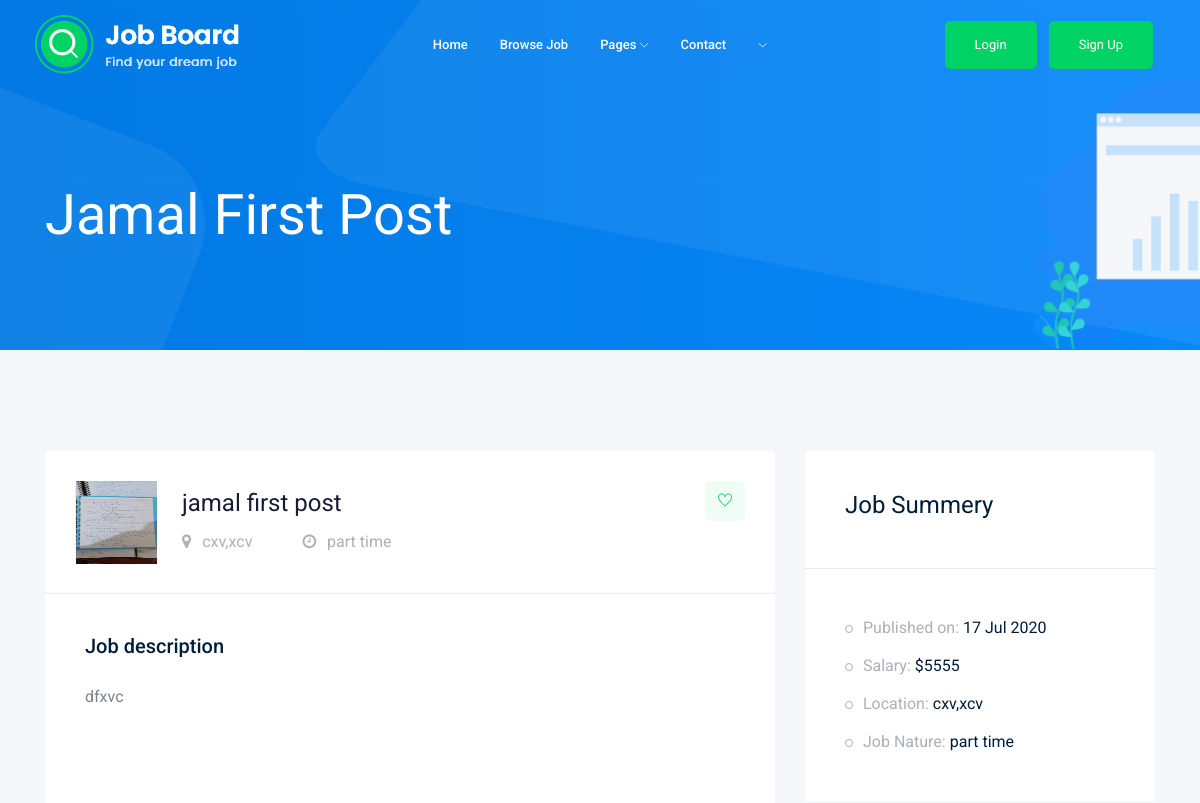
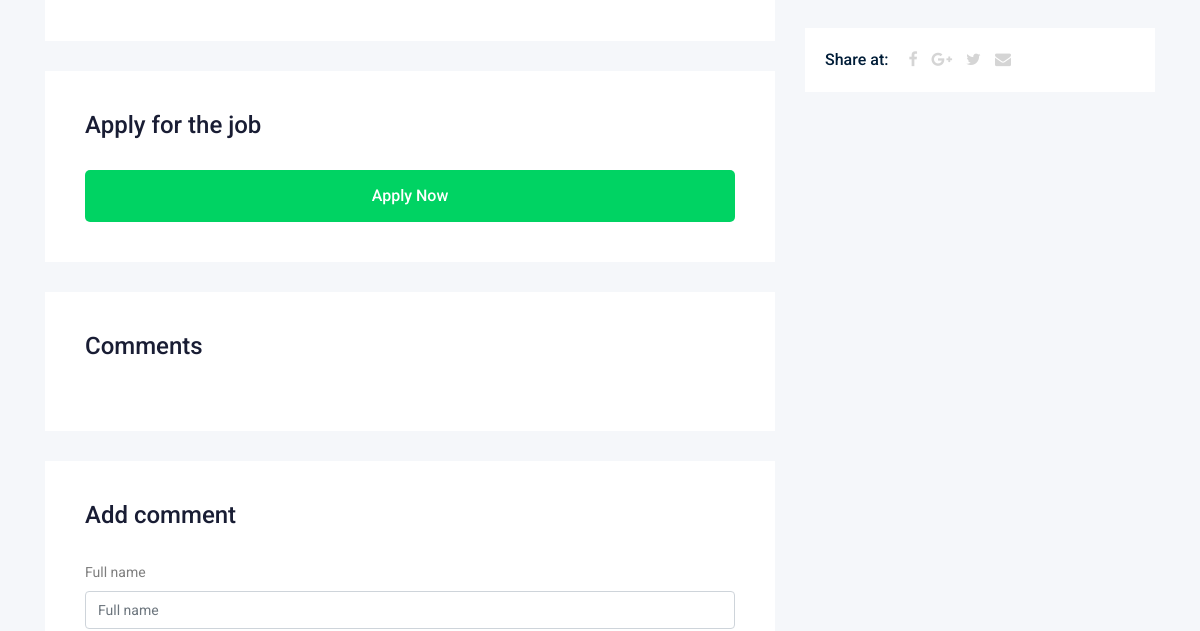
/1 (upper part), run on an earlier commit of the app's database (2 pictures, top to bottom).
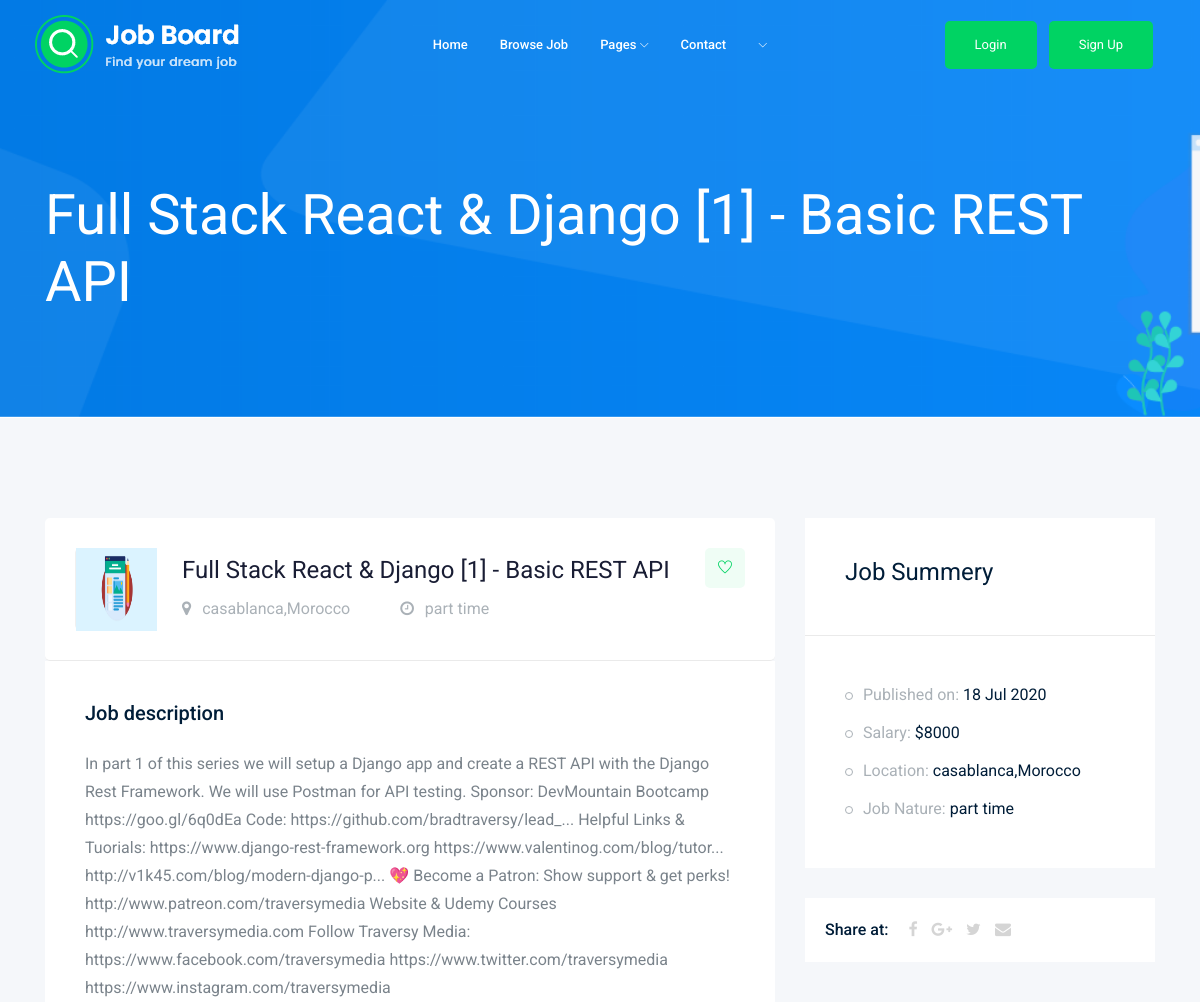
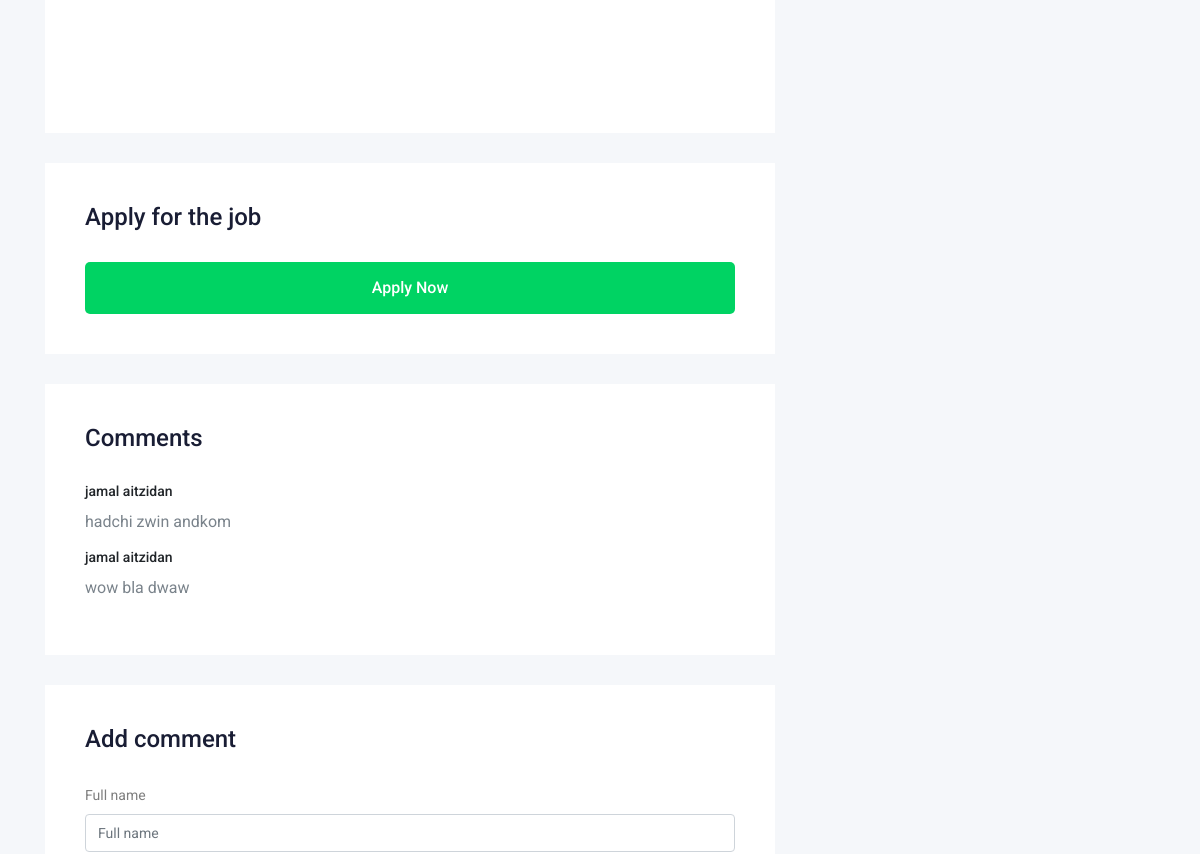
And on a later commit of the database (2 pictures, top to bottom).
### Job/models.py (models this page shows, shortened)
class Job(models.Model):
    owner=models.ForeignKey(User ,on_delete=models.CASCADE)
    title=models.CharField(max_length=200)
    description=models.TextField()
    image=models.ImageField(upload_to='media/images/')
    city = models.CharField(max_length=200)
    contry=models.CharField(max_length=200)
    job_type = models.CharField(max_length=10, choices=Job_Type)
    published_at=models.DateTimeField(auto_now_add=True)
    salary=models.IntegerField(default=0)
    slug = models.SlugField(null=True, blank=True)

class Comment(models.Model):
    full_name=models.CharField(max_length=150)
    email=models.EmailField()
    comment=models.TextField()
    published_at=models.DateTimeField(auto_now_add=True)

### Job/views.py (the view)
# urls.py: path('<int:id>', v.job, name='job'),
def job(request,id):
    job=get_object_or_404(Job,id=id)
    comments=Comment.objects.all()
    if request.method == 'POST':
        form = commentform(request.POST, request.FILES)
        if form.is_valid():
            form.save()
            return redirect("/")
    else:
        form = commentform()
    context = {
        'form': form,
        'job': job,
        'comments': comments,
    }
    return render(request, 'job_details.html', context)

### Job/forms.py
class commentform(forms.ModelForm):
    class Meta:
        model=Comment
        firlds='__all__'
        exclude = ('published_at',)

### Job/templates/job_details.html (shortened to what this page needs)
{% extends 'base.html' %}
{% load static %}
{% load bootstrap4 %}
{% block content %}
<div class="bradcam_area bradcam_bg_1">
    <div class="container">
        <div class="row">
            <div class="col-xl-12">
                <div class="bradcam_text">
                    <h3>{{job.title}}</h3>
                </div>
            </div>
        </div>
    </div>
</div>
<div class="job_details_area">
    <div class="container">
        <div class="row">
            <div class="col-lg-8">
                <div class="job_details_header">
                    <div class="single_jobs white-bg d-flex justify-content-between">
                        <div class="jobs_left d-flex align-items-center">
                            <div class="thumb">
                                <img src="{{job.image.url}} " alt="" style="margin-left: -15px;height: 83px; weight: 37px;width: 81px;margin-top: -16px;">
                            </div>
                            <div class="jobs_conetent">
                                <a href="#">
                                    <h4>{{job.title}}</h4>
                                </a>
                                <div class="links_locat d-flex align-items-center">
                                    <div class="location">
                                        <p> <i class="fa fa-map-marker"></i> {{job.city}},{{job.contry}}</p>
                                    </div>
                                    <div class="location">
                                        <p> <i class="fa fa-clock-o"></i> {{job.job_type}}</p>
                                    </div>
                                </div>
                            </div>
                        </div>
                        <div class="jobs_right">
                            <div class="apply_now">
                                <a class="heart_mark" href="#"> <i class="ti-heart"></i> </a>
                            </div>
                        </div>
                    </div>
                </div>
                <div class="descript_wrap white-bg">
                    <div class="single_wrap">
                        <h4>Job description</h4>
                        <p>{{job.description}}</p>
                    </div>
                </div>
                <div class="descript_wrap white-bg">
                </div>
                <div class="apply_job_form white-bg">
                    <h4>Apply for the job</h4>
                    <a class="boxed-btn3 w-100" href="{% url 'Job:apply' job.id %} ">Apply Now</a>
                    <br>
                </div>
                <div class="apply_job_form white-bg">
                    <h4>Comments</h4>
                    {% for comment in comments %}
                    <h6>{{comment.full_name}} </h6>
                    <p>{{comment.comment}} </p>
                    {% endfor %}
                </div>
                <div class="apply_job_form white-bg">
                    <h4>Add comment</h4>
                    <form method="POST" class="form" enctype="multipart/form-data">
                        {% bootstrap_form form %}
                    </form>
                </div>
            </div>
            <div class="col-lg-4">
                <div class="job_sumary">
                    <div class="summery_header">
                        <h3>Job Summery</h3>
                    </div>
                    <div class="job_content">
                        <ul>
                            <li>Published on: <span>{{job.published_at|date:"d M o "}}</span></li>
                            <li>Salary: <span> ${{job.salary}} </span></li>
                            <li>Location: <span>{{job.city}},{{job.contry}}</span></li>
                            <li>Job Nature: <span> {{job.job_type}}</span></li>
                        </ul>
                    </div>
                </div>
                <div class="share_wrap d-flex">
                    <span>Share at:</span>
                    <ul>
                        <li><a href="#"> <i class="fa fa-facebook"></i></a> </li>
                        <li><a href="#"> <i class="fa fa-google-plus"></i></a> </li>
                        <li><a href="#"> <i class="fa fa-twitter"></i></a> </li>
                        <li><a href="#"> <i class="fa fa-envelope"></i></a> </li>
                    </ul>
                </div>
            </div>
        </div>
    </div>
</div>
{% endblock content %}

### templates/base.html (shortened to what this page needs)
{% load static %}
<!doctype html>
<html class="no-js" lang="zxx">
<head>
    <link rel="stylesheet" href="{% static 'css/bootstrap.min.css'%}">
    <link rel="stylesheet" href="{% static 'css/owl.carousel.min.css'%}">
    <link rel="stylesheet" href="{% static 'css/magnific-popup.css'%}">
    <link rel="stylesheet" href="{% static 'css/font-awesome.min.css'%}">
    <link rel="stylesheet" href="{% static 'css/themify-icons.css'%}">
    <link rel="stylesheet" href="{% static 'css/nice-select.css'%}">
    <link rel="stylesheet" href="{% static 'css/flaticon.css'%}">
    <link rel="stylesheet" href="{% static 'css/gijgo.css'%}">
    <link rel="stylesheet" href="{% static 'css/animate.min.css'%}">
    <link rel="stylesheet" href="{% static 'css/slicknav.css'%}">
    <link rel="stylesheet" href="{% static 'css/jquery-ui.css'%}">
    <link rel="stylesheet" href="{% static 'css/stylee.css'%}">
</head>
<body>
    <header>
        <div class="header-area ">
            <div id="sticky-header" class="main-header-area">
                <div class="container-fluid ">
                    <div class="header_bottom_border">
                        <div class="row align-items-center">
                            <div class="col-xl-3 col-lg-2">
                                <div class="logo">
                                    <a href="index.html">
                                        <img src="{% static 'img/logo.png'%}" alt="">
                                    </a>
                                </div>
                            </div>
                            <div class="col-xl-6 col-lg-7">
                                <div class="main-menu  d-none d-lg-block">
                                    <nav>
                                        <ul id="navigation">
                                            <li><a href="{% url 'Job:job_list' %}">home</a></li>
                                            <li><a href="jobs.html">Browse Job</a></li>
                                            <li><a href="#">pages <i class="ti-angle-down"></i></a>
                                            </li>
                                            <li><a href="{% url 'Contact:contact' %}">Contact</a></li>
                                            <li><a href="#">{{user.get_username}} <i class="ti-angle-down"></i></a>
                                            </li>
                                        </ul>
                                    </nav>
                                </div>
                            </div>
                            {% if user.is_authenticated %}
                                <div class="col-xl-3 col-lg-3 d-none d-lg-block">
                                    <div class="Appointment">
                                <div class="phone_num d-none d-xl-block">
                                    <li><a class="boxed-btn3" href=" {% url 'Job:add_job' %} ">Post a Job</a></li>
                                </div>
                                <div class="phone_num d-none d-xl-block">
                                    <li><a class="boxed-btn3" href="{% url 'logout'%}?next={{request.path}}">Log out</a></li>
                                </div>
                            {% else %}
                            <div class="col-xl-3 col-lg-3 d-none d-lg-block">
                                <div class="Appointment">
                                <div class="phone_num d-none d-xl-block">
                                    <li><a class="boxed-btn3" href="{% url 'login'%}?next={{request.path}}">Login</a></li>
                                </div>
                                <div class="phone_num d-none d-xl-block">
                                    <li><a class="boxed-btn3" href="{% url 'Accounts:signup'%}?next={{request.path}}">sign up</a></li>
                                </div>
                            {% endif %}
                            </div>
                            </div>
                            <div class="col-12">
                            </div>
                        </div>
                    </div>
                </div>
            </div>
        </div>
    </header>
    {% block content %}
    {% endblock content %}
    </body>
    </html>

What changed in the data, as far as the page shows it:
changed Job "part time": title "Jamal First Post" → "Full Stack React & Django [1] - Basic REST API"; image: a different picture; title "jamal first post" → "Full Stack React & Django [1] - Basic REST API"; city "cxv" → "casablanca"; contry "xcv" → "Morocco"; description "dfxvc" → "In part 1 of this series we will setup a Django app and create a REST API with the Django Rest Framework. We will use Postman for API testing. Sponsor: DevMountain Bootcamp https://goo.gl/6q0dEa Code: https://github.com/bradtraversy/lead_... Helpful Links & Tuorials: https://www.django-rest-framework.org https://www.valentinog.com/blog/tutor... http://v1k45.com/blog/modern-django-p... 💖 Become a Patron: Show support & get perks! http://www.patreon.com/traversymedia Website & Udemy Courses http://www.traversymedia.com Follow Traversy Media: https://www.facebook.com/traversymedia https://www.twitter.com/traversymedia https://www.instagram.com/traversymedia"; published_at "17 Jul 2020" → "18 Jul 2020"; salary "5555" → "8000"
added Comment: full_name "jamal aitzidan", comment "hadchi zwin andkom"
added Comment: full_name "jamal aitzidan", comment "wow bla dwaw"
